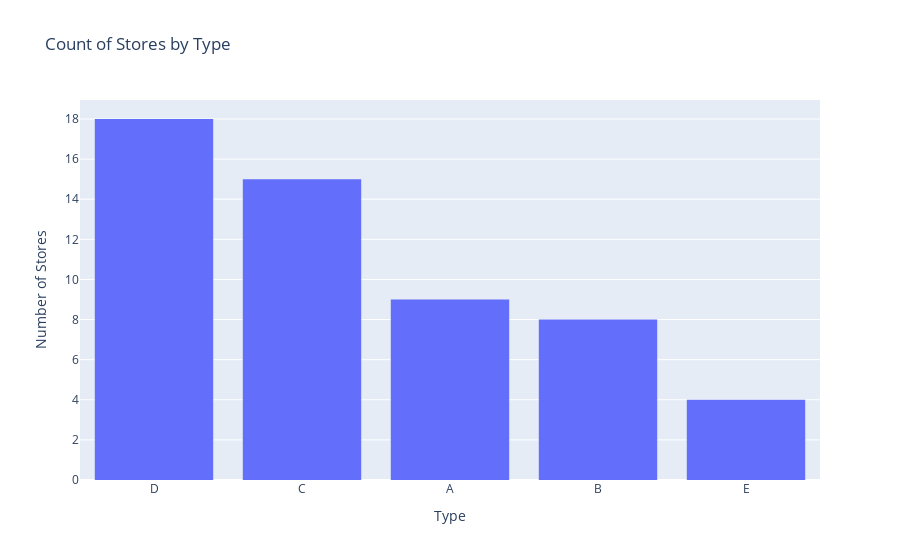

The cell this chart's notebook holds for it:
### Code cell
# Count of stores by type
stores_by_type = stores['type'].value_counts().reset_index()

# Plot graph
fig = px.histogram(stores_by_type, x='type', y='count', title='Count of Stores by Type')

# Update layout to add x and y axes title
fig.update_layout(yaxis_title='Number of Stores', xaxis_title='Type')

# Show
fig.show()

### Figure 1 — Plotly figure (JSON) as saved in the notebook; plotly's stock layout.template omitted (floating-point values rounded to 4 significant figures)
{"data": [{"alignmentgroup": "True", "bingroup": "x", "histfunc": "sum", "hovertemplate": "type=%{x}<br>sum of count=%{y}<extra></extra>", "legendgroup": "", "marker": {"color": "#636efa", "pattern": {"shape": ""}}, "name": "", "offsetgroup": "", "orientation": "v", "showlegend": false, "type": "histogram", "x": ["D", "C", "A", "B", "E"], "xaxis": "x", "y": [18, 15, 9, 8, 4], "yaxis": "y"}], "layout": {"barmode": "relative", "legend": {"tracegroupgap": 0}, "title": {"text": "Count of Stores by Type"}, "xaxis": {"anchor": "y", "domain": [0, 1], "title": {"text": "Type"}}, "yaxis": {"anchor": "x", "domain": [0, 1], "title": {"text": "Number of Stores"}}}}
